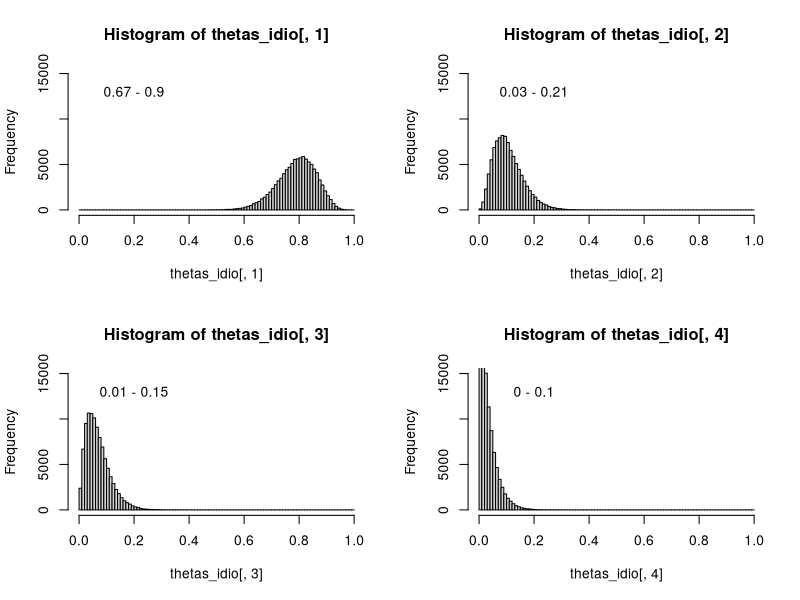

Write the R code that produced this figure.
# 
# n <- 1e5
# 
# thetas_baseline <- gtools::rdirichlet(n, c(95, 3, 1, 1));
# 
# 
# omega_thetas <- abs(rnorm(n, 0, 0.05))
# 
# alphas = thetas_baseline / omega_thetas + c(1,1,1,1)
# 
# 
# thetas_idio <- lapply(1:nrow(alphas), function(i){gtools::rdirichlet(1, alphas[i,])})
# thetas_idio <- do.call(rbind, thetas_idio)
# 
# par(mfrow=c(2,2))
# hist(thetas_baseline[,1], xlim = c(0,1), breaks = seq(0,1,0.01))
# hist(thetas_baseline[,2], xlim = c(0,1), breaks = seq(0,1,0.01))
# hist(thetas_baseline[,3], xlim = c(0,1), breaks = seq(0,1,0.01))
# hist(thetas_baseline[,4], xlim = c(0,1), breaks = seq(0,1,0.01))
# 
# par(mfrow=c(2,2))
# hist(thetas_idio[,1], xlim = c(0,1), ylim = c(0, 15000), breaks = seq(0,1,0.01))
# text(x = 0.2, y = 13000, labels = paste(round(quantile(thetas_idio[,1], c(0.05, 0.95)), 1), collapse =' - '))
# hist(thetas_idio[,2], xlim = c(0,1), ylim = c(0, 15000), breaks = seq(0,1,0.01))
# text(x = 0.2, y = 13000, labels = paste(round(quantile(thetas_idio[,2], c(0.05, 0.95)), 1), collapse =' - '))
# hist(thetas_idio[,3], xlim = c(0,1), ylim = c(0, 15000), breaks = seq(0,1,0.01))
# text(x = 0.2, y = 13000, labels = paste(round(quantile(thetas_idio[,3], c(0.05, 0.95)), 1), collapse =' - '))
# hist(thetas_idio[,4], xlim = c(0,1), ylim = c(0, 15000), breaks = seq(0,1,0.01))
# text(x = 0.2, y = 13000, labels = paste(round(quantile(thetas_idio[,4], c(0.05, 0.95)), 1), collapse =' - '))
# 
# 
# 

n <- 1e5

thetas_baseline <- c(100, 10, 5, 0.5)
omega_thetas <- 4

alphas = thetas_baseline / omega_thetas + c(1, 1, 1, 1)

thetas_idio <- gtools::rdirichlet(n, alphas)

par(mfrow=c(2,2))
hist(thetas_idio[,1], xlim = c(0,1), ylim = c(0, 15000), breaks = seq(0,1,0.01))
text(x = 0.2, y = 13000, labels = paste(round(quantile(thetas_idio[,1], c(0.05, 0.95)), 2), collapse =' - '))
hist(thetas_idio[,2], xlim = c(0,1), ylim = c(0, 15000), breaks = seq(0,1,0.01))
text(x = 0.2, y = 13000, labels = paste(round(quantile(thetas_idio[,2], c(0.05, 0.95)), 2), collapse =' - '))
hist(thetas_idio[,3], xlim = c(0,1), ylim = c(0, 15000), breaks = seq(0,1,0.01))
text(x = 0.2, y = 13000, labels = paste(round(quantile(thetas_idio[,3], c(0.05, 0.95)), 2), collapse =' - '))
hist(thetas_idio[,4], xlim = c(0,1), ylim = c(0, 15000), breaks = seq(0,1,0.01))
text(x = 0.2, y = 13000, labels = paste(round(quantile(thetas_idio[,4], c(0.05, 0.95)), 2), collapse =' - '))
